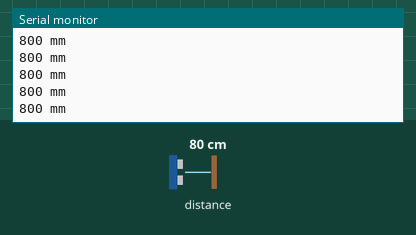
Bench run of a sketch on a simulated Arduino Uno, built with avr-gcc and run on an emulated ATmega328P. On the bench: the last lines printed to the serial monitor. The test bench sets the inputs (shaded band); at power-on: distance to the obstacle 80 cm.

Above: at 1.2 s.
1.3 s: distance to the obstacle set to 2 cm
At 1.47 s:
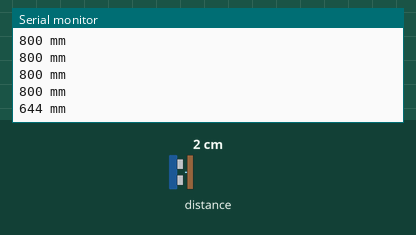
2.8 s: distance to the obstacle set to 4 cm
At 2.96 s:
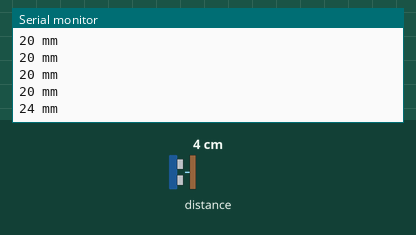
4.3 s: distance to the obstacle set to 18 cm
At 4.45 s:
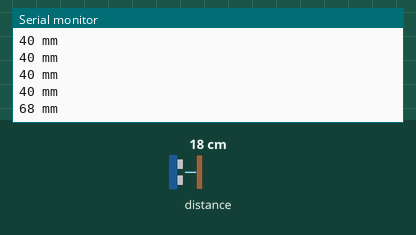
Timing chart, 0 to 7.3 s (numbered marks = the images above; inputs shaded):
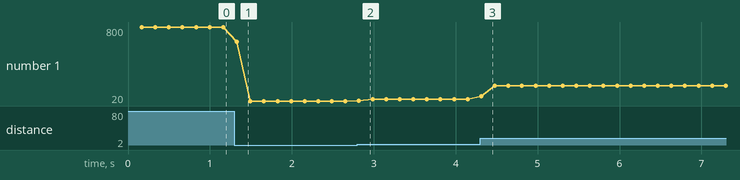

The sketch:

vl53l0x_continuous.ino
```cpp
#include "Adafruit_VL53L0X.h"

Adafruit_VL53L0X lox = Adafruit_VL53L0X();

void setup() {
  Serial.begin(9600);

  // wait until serial port opens for native USB devices
  while (! Serial) {
    delay(1);
  }

  Serial.println("Adafruit VL53L0X test.");
  if (!lox.begin()) {
    Serial.println(F("Failed to boot VL53L0X"));
    while(1);
  }
  // power
  Serial.println(F("VL53L0X API Continuous Ranging example\n\n"));

  // start continuous ranging
  lox.startRangeContinuous();
}

void loop() {
  // average 5 readings
  uint8_t reading_count = 5;
  uint16_t sum = 0;
  for (uint8_t i = 0; i < reading_count; i++) {
    sum += lox.readRange();
  }
  Serial.print(sum / reading_count);
  Serial.println(" mm");

}
```

Measured:
- after the input at 1.3 s, the serial monitor: prints a new line at once (image 1)
- after the input at 2.8 s, the serial monitor: prints a new line at once (image 2)
- after the input at 4.3 s, the serial monitor: prints a new line at once (image 3)
- plotted number 1: 800 → 20 after the input at 1.3 s, 20 → 40 after the input at 2.8 s, 40 → 180 after the input at 4.3 s
